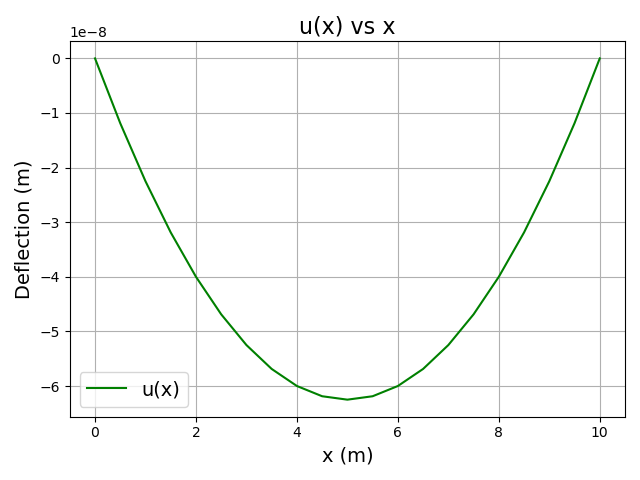

Write Python code to recreate this figure.
import numpy as np
import matplotlib.pyplot as plt

# Constants
Ac = 0.1        # m^2
E = 200 * (10 ** 9)     # N/m^2
L = 10          # m
P = 100         # N/m
del_x = 0.5     # m

N_elements = int(L / del_x)
N_nodes = N_elements + 1

# Building the stiffness matrix A
K_stiffness = np.diag(2 * np.ones(N_nodes)) - np.diag(np.ones(N_nodes - 1), -1) - np.diag(np.ones(N_nodes - 1), 1)
K_stiffness = K_stiffness * (1 / del_x)
K_stiffness[0, 0] = 1
K_stiffness[N_nodes - 1, N_nodes - 1] = 1
K_stiffness[N_nodes - 1, N_nodes - 2] = 0
K_stiffness[0, 1] = 0           

# Building the matrix B
P_forcing = np.full(N_nodes, 2)
P_forcing[0] = 0
P_forcing[N_nodes-1] = 0
P_forcing = - P_forcing * (P * del_x / (2 * Ac * E))

# Solving the system
C_weights = np.linalg.solve(K_stiffness, P_forcing)

x = np.linspace(0, L, N_nodes)
# equal scaling
# plt.axis('equal')
plt.plot(x, C_weights, color='green', label='u(x)')
plt.xlabel('x (m)', fontsize=14)
plt.ylabel('Deflection (m)', fontsize=14)
plt.title('u(x) vs x', fontsize=16)
plt.grid()
plt.legend(fontsize=14)
plt.tight_layout()
# plt.show()
plt.savefig('q4/q4.png')
plt.close()